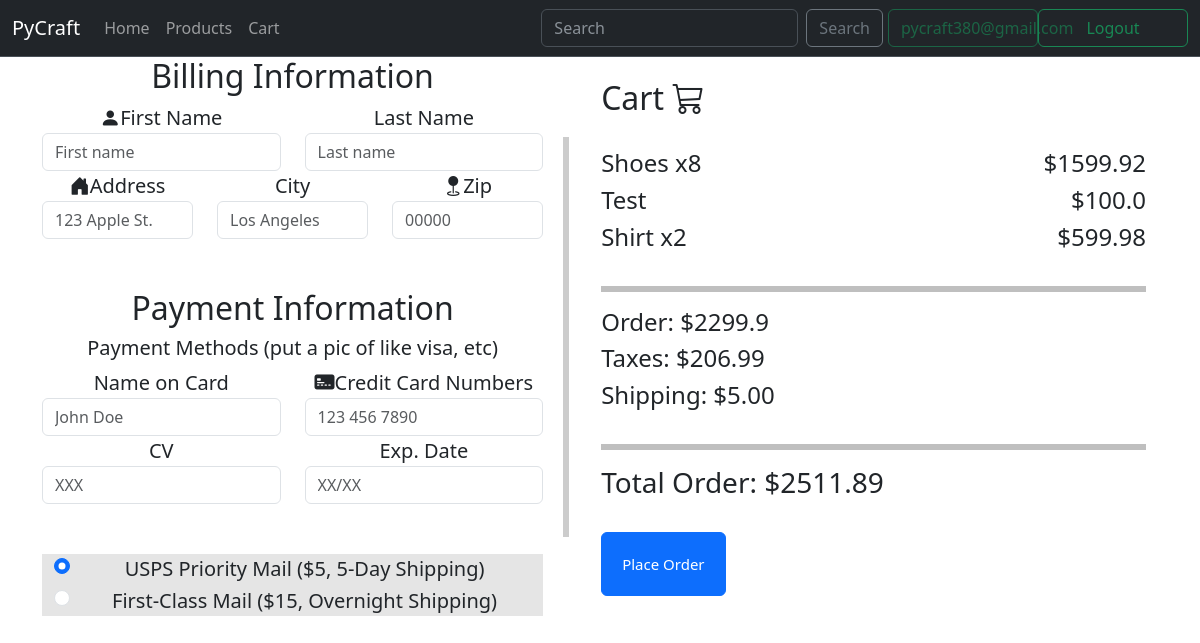
Page /checkout (signed in) on the committed database.
### flaskapp/modules/models/user_model.py (models this page shows, shortened)
class Users(UserMixin, db.Model):
    id = db.Column(db.Integer, primary_key = True, autoincrement=True)
    email = db.Column(db.String(50), nullable = False, unique = True)
    def get_user_by_email(email):
        user = Users.query.filter(Users.email == email).first()
        return user
    def get_user_cart(self):
        user = Users.query.filter(Users.email == self.email).first()
        user_cart = Cart.query.filter(Cart.owner_id == user.id).all()
        return user_cart

### flaskapp/modules/models/product_model.py (models this page shows, shortened)
class Products(db.Model):
    prod_id = db.Column(db.Integer, primary_key = True, autoincrement=True)
    brand = db.Column(db.String(50))
    name = db.Column(db.String(50))
    price = db.Column(db.Float)
    image = db.Column(db.String(255))
    def get_prod_list():
        return Products.query.order_by(Products.prod_id.asc()).all()

### flaskapp/checkout.py (the view)
@checkout_blueprint.route("/checkout", methods=['GET', 'POST'])
def checkout():
    curr_user = Users.get_user_by_email(session.get('user'))
    if curr_user == None:
        return redirect('/login')
    else:
        products = Products.get_prod_list()
        cart = curr_user.get_user_cart()
        cart_dict = defaultdict(int)
        for item in cart:
            cart_dict[item.product] += item.quantity
        grouped_cart = [{'product': prod_id, 'count': count, 'price': products[prod_id-1].price} for prod_id, count in cart_dict.items()]
        print(curr_user.email)
        if cart == []:
            flash("There's no products in your cart to checkout!", 'alert-danger')
            return redirect('/cart')
        else:
            order_cost = round(sum(products[item.product-1].price * item.quantity for item in cart), 2)
            taxes = round(order_cost * 0.09, 2)  # Calculating 9% taxes and rounding to 2 decimals
            shipping_cost = 5.00  # Default shipping cost
            total_order = round(order_cost + taxes, 2)
            if request.method == "POST":
                confirmed_order(curr_user, total_order)
                return redirect('/orders')
    return render_template("checkout.html", user=curr_user, cart_items=grouped_cart, order_cost=order_cost, taxes=taxes, total_order=total_order, products=products)

### flaskapp/templates/checkout.html (shortened to what this page needs)
{% extends 'base.html' %}
{% set active_page = "checkout" %}
{%block script%} <link rel="stylesheet" href="../static/checkout.css"> {% endblock %}
{% block content %}
<div class="container d-flex align-items-center justify-content-center" id="checkout-form">
    <div class="text-center left-side">
        <form method="POST">
            <div class="form-group billing-form">
                <h2>Billing Information</h2>
                <div class="row">
                    <div class="col">
                        <label for="inputFName"><i class="bi bi-person-fill"></i>First Name</label>
                        <input type="text" class="form-control " id="inputFName" aria-describedby="nameHelp" placeholder="First name" required>
                    </div>
                    <div class="col">
                        <label for="inputLName">Last Name</label>
                        <input type="text" class="form-control " id="inputLName" aria-describedby="nameHelp" placeholder="Last name" required>
                    </div>
                </div>
                <div class="row">
                    <div class="col">
                       <label for="inputAddress"><i class="bi bi-house-door-fill"></i>Address</label>
                       <input type="text" class="form-control " id="inputAddress" name="inputAddress" aria-describedby="addressHelp" placeholder="123 Apple St." required>
                    </div>
                    <div class="col">
                        <label for="inputCity">City</label>
                        <input type="text" class="form-control " id="inputCity" name="inputCity" aria-describedby="cityHelp" placeholder="Los Angeles" required>
                    </div>
                    <div class="col">
                        <label for="inputZip"><i class="bi bi-geo-fill"></i>Zip</label>
                        <input type="number" class="form-control " id="inputZip" name="inputZip" aria-describedby="zipHelp" placeholder="00000" required>
                    </div>
                </div>
            </div>
            <div class="form-group payment-form">
                <h2>Payment Information</h2>
                <h5>Payment Methods (put a pic of like visa, etc)</h5>
                <div class="row">
                    <div class="col">
                        <label for="inputCardName">Name on Card</label>
                        <input type="text" class="form-control " id="inputCardName" aria-describedby="expDateHelp" placeholder="John Doe" required>
                    </div>
                    <div class="col">
                        <label for="inputCC"><i class="bi bi-credit-card-2-front-fill"></i>Credit Card Numbers</label>
                        <input type="number" class="form-control " id="inputCC" aria-describedby="CCHelp" placeholder="123 456 7890" required>
                    </div>
                </div>
                <div class="row">
                    <div class="col">
                        <label for="inputCIV">CV</label>
                        <input type="number" class="form-control " id="inputCV" aria-describedby="CCHelp" placeholder="XXX" required>
                    </div>
                    <div class="col">
                        <label for="inputExpDate">Exp. Date</label>
                        <input type="text" class="form-control " id="inputExpDate" aria-describedby="expDateHelp" placeholder="XX/XX" required>
                    </div>
                </div>
            </div>
            <div class="container shipping_options">
              <div class="form-check ">
                <input class="form-check-input" value=5.00 type="radio" name="flexRadioDefault" id="flexRadioDefault1" onclick="updateValue(this)" checked>
                <label class="form-check-label" for="flexRadioDefault1">
                  USPS Priority Mail ($5, 5-Day Shipping)
                </label>
              </div>
              <div class="form-check">
                <input class="form-check-input" value=15.00 type="radio" name="flexRadioDefault" id="flexRadioDefault2" onclick="updateValue(this)">
                <label class="form-check-label" for="flexRadioDefault2">
                  First-Class Mail ($15, Overnight Shipping)
                </label>
              </div>
            </div>
    </div>
    <div class="verticalLine"></div>
    <div class="container right-side">
      <h2>Cart <i class="bi bi-cart3"></i></h2>
      <br>
      {% for item in cart_items %}
      <h4>{{ products[item.product-1].name }} {% if item.count > 1 %}x{{ item.count }}{% endif %} <span class="price">${{ item.price * item.count }}</span></h4>
      {% endfor %}
      <br>
      <hr class="horizontalLine">
      <h4>Order: $<span id="orderCost" name="orderCost">{{ order_cost }}</span></h4>
      <h4>Taxes: $<span id="taxes" name="taxes">{{ taxes }}</span></h4>
      <h4 >Shipping: $<span id="shippingCost" name="shippingCost">5.00</span></h4>
      <br>
      <hr class="horizontalLine">
      <h3> Total Order: $<span id="totalOrder" name="totalOrder">{{ total_order + 5 }}</span></h3>
        <br>
        <button type="submit" class="btn btn-primary btn-group-lg" id="btnSubmit">Place Order</button>
    </div>
</div>
{% endblock %}

### flaskapp/templates/base.html (shortened to what this page needs)
<!doctype html>
<html lang="en">
  <head>
    {%block script%}  {% endblock %}
    <link href="https://cdn.jsdelivr.net/npm/bootstrap@5.3.0/dist/css/bootstrap.min.css" rel="stylesheet">
    <link rel="stylesheet" href="https://cdn.jsdelivr.net/npm/bootstrap-icons@1.5.0/font/bootstrap-icons.css">
  <body>
    {% if user == None %}
    <nav class="navbar bg-dark border-bottom border-bottom-dark navbar-expand-lg " data-bs-theme="dark">
      <div class="container-fluid">
        <a class="navbar-brand" href="#">PyCraft</a>
        <button class="navbar-toggler" type="button" data-bs-toggle="collapse" data-bs-target="#navbarSupportedContent" aria-controls="navbarSupportedContent" aria-expanded="false" aria-label="Toggle navigation">
          <span class="navbar-toggler-icon"></span>
        </button>
        <div class="collapse navbar-collapse" id="navbarSupportedContent">
          <ul class="navbar-nav me-auto mb-2 mb-lg-0">
            <li class="nav-item">
              <a class="nav-link {% if active_page == 'index'%} active {% endif %}" href="/">Home</a>
            </li>
            <li class="nav-item">
              <a class="nav-link {% if active_page == 'products'%} active {% endif %}" href="products">Products</a>
            </li>
            <li class="nav-item">
              <a class="nav-link {% if active_page == 'cart'%} active {% endif %}" href="cart">Cart</a>
            </li>
          </ul>
          <form class="d-flex" role="search" action="/login">
            <button class="btn btn-outline-success" type="submit" style="width: 150px;">Sign In</button>
          </form>
        </div>
      </div>
  </nav>
  {%else%}
  <nav class="navbar bg-dark border-bottom border-bottom-dark navbar-expand-lg " data-bs-theme="dark">
    <div class="container-fluid">
      <a class="navbar-brand" href="#">PyCraft</a>
      <div class="collapse navbar-collapse" id="navbarSupportedContent">
        <ul class="navbar-nav me-auto mb-2 mb-lg-0">
          <li class="nav-item">
            <a class="nav-link {% if active_page == 'index'%} active {% endif %}" href="/">Home</a>
          </li>
          <li class="nav-item">
            <a class="nav-link {% if active_page == 'products'%} active {% endif %}" href="{{url_for('products.products')}}">Products</a>
          </li>
          <li class="nav-item">
            <a class="nav-link {% if active_page == 'cart'%} active {% endif %}" href="{{url_for('cart.cart')}}">Cart</a>
          </li>
        </ul>
        <form method="POST" action="{{url_for('auth.search')}}" class ="d-flex">
          <input class="form-control me-2" type="search" placeholder="Search" aria-label="=Search", name="searched">
          <button class="btn btn-outline-secondary" type="submit">Search</button>
        </form>
        <form class="d-flex" role="search" action="/logout">
          <button class="btn btn-outline-success" disabled type="submit" style="width: 150px; margin-left: 5px;">{{user.email}}</button>
          <button class="btn btn-outline-success" type="submit" style="width: 150px;">Logout</button>
        </form>
      </div>
    </div>
</nav>
  {% endif %}
  {%block content%}
  {% endblock %}
</body>
</html>

### flaskapp/static/checkout.css (style rules this page uses)
.form-group { margin-bottom: 50px; }
.row { margin-top: 30px; }
#checkout-form { width: 100%; }
.left-side { -ms-flex: 90%; flex: 90%; float: left; width: 90%; }
.right-side { width: 40%; float: right; }
.verticalLine { margin-left: 20px; padding-left: 20px; border-left: 6px solid rgba(0, 0, 0, 0.201); height: 400px; }
hr.horizontalLine { margin-top: 2px; border-top: 6px solid rgb(0, 0, 0); }
label { font-size: 20px; }
.price { float: right; }
#btnSubmit { padding: 20px; font-size: 15px; }
.shipping_options { background-color: rgba(0, 0, 0, 0.1); }

### rows in the picture
Users: email "pycraft380@gmail.com"
Products: name "Shoes", count "8", item.price*item.count "1599.92"
Products: name "Test", item.price*item.count "100.0"
Products: name "Shirt", count "2", item.price*item.count "599.98"

### other values in the picture
{{ order_cost }} "2299.9"
{{ taxes }} "206.99"
{{ total_order + 5 }} "2511.89"
